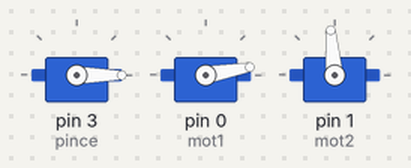
Bench run of a sketch on a simulated Arduino Uno, built with avr-gcc and run on an emulated ATmega328P. On the bench: 3 × servo.

Above: at 0.05 s.
At 2.95 s:
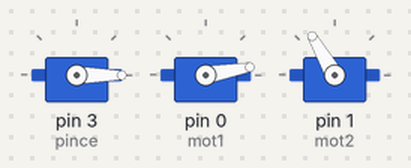
At 3.65 s:
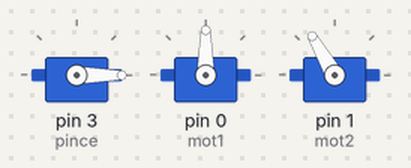
At 4.45 s:
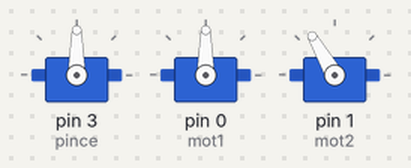
At 5.95 s:
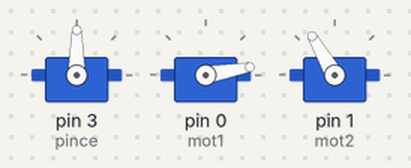
At 15.95 s:
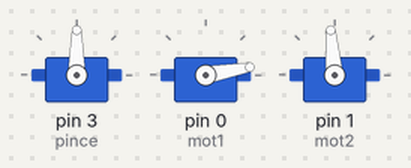
Timing chart, 0 to 20.8 s (numbered marks = the images above):
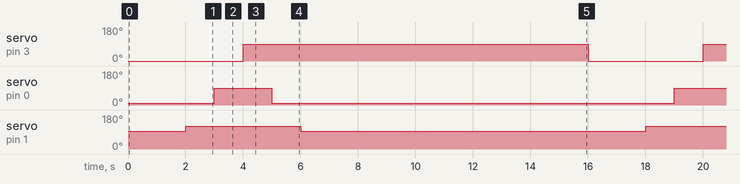

The sketch:

bras_robot_test.ino
```cpp
#include <Servo.h>

Servo pince, mot1, mot2;

void setup() {

  pince.attach(3, 550, 2400); //range(0-180)
  mot1.attach(0, 550, 2400);  //range(0-90)
  mot2.attach(1, 550, 2400);  //range(90-140)

 // pince.writeMicroseconds(550); pour le debogage de moteurs
 //mot2.write(120);
}

void rest() {

  pince.write(0);
  mot1.write(10);
  mot2.write(95);


}

void grab() {

  pince.write(0);
  delay(1000);
  mot2.write(120);
  delay(1000);
  mot1.write(90);
  delay(1000);
  pince.write(90);
  delay(1000);
  mot1.write(10);
  delay(1000);
  mot2.write(95);


}

void loop() {

  rest();
  delay(1000);
  grab();
  delay(10000);


}
```

Measured:
- by itself, servo on pin 3 (pince): alternates 90° for 12.0 s and 0° for 4.0 s
- by itself, servo on pin 0 (mot1): alternates 90° for 2.0 s and 10° for 14.0 s
- by itself, servo on pin 1 (mot2): alternates 120° for 4.0 s and 95° for 12.0 s
